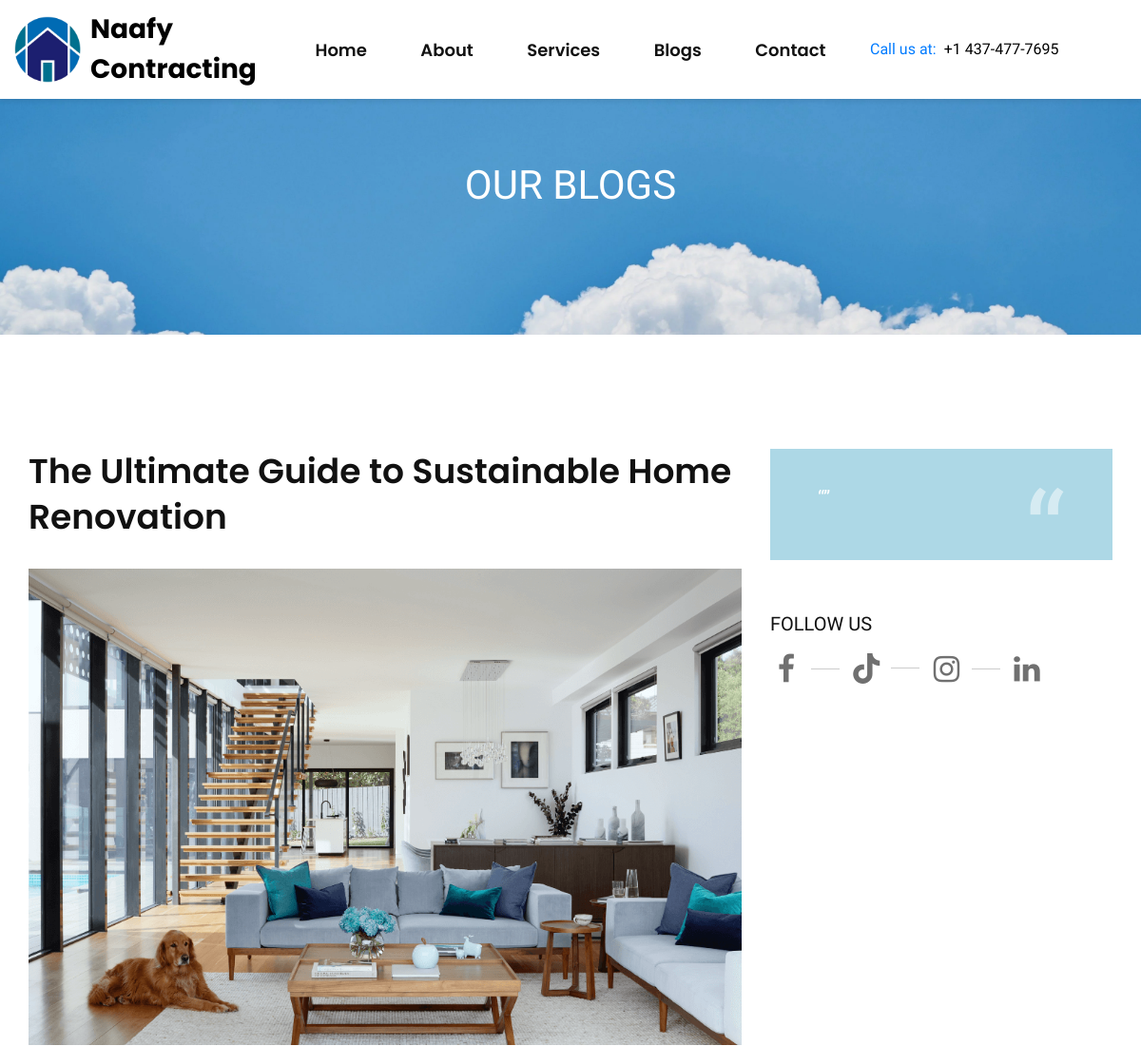
The page /projects/ (upper part) on the database as committed earlier.
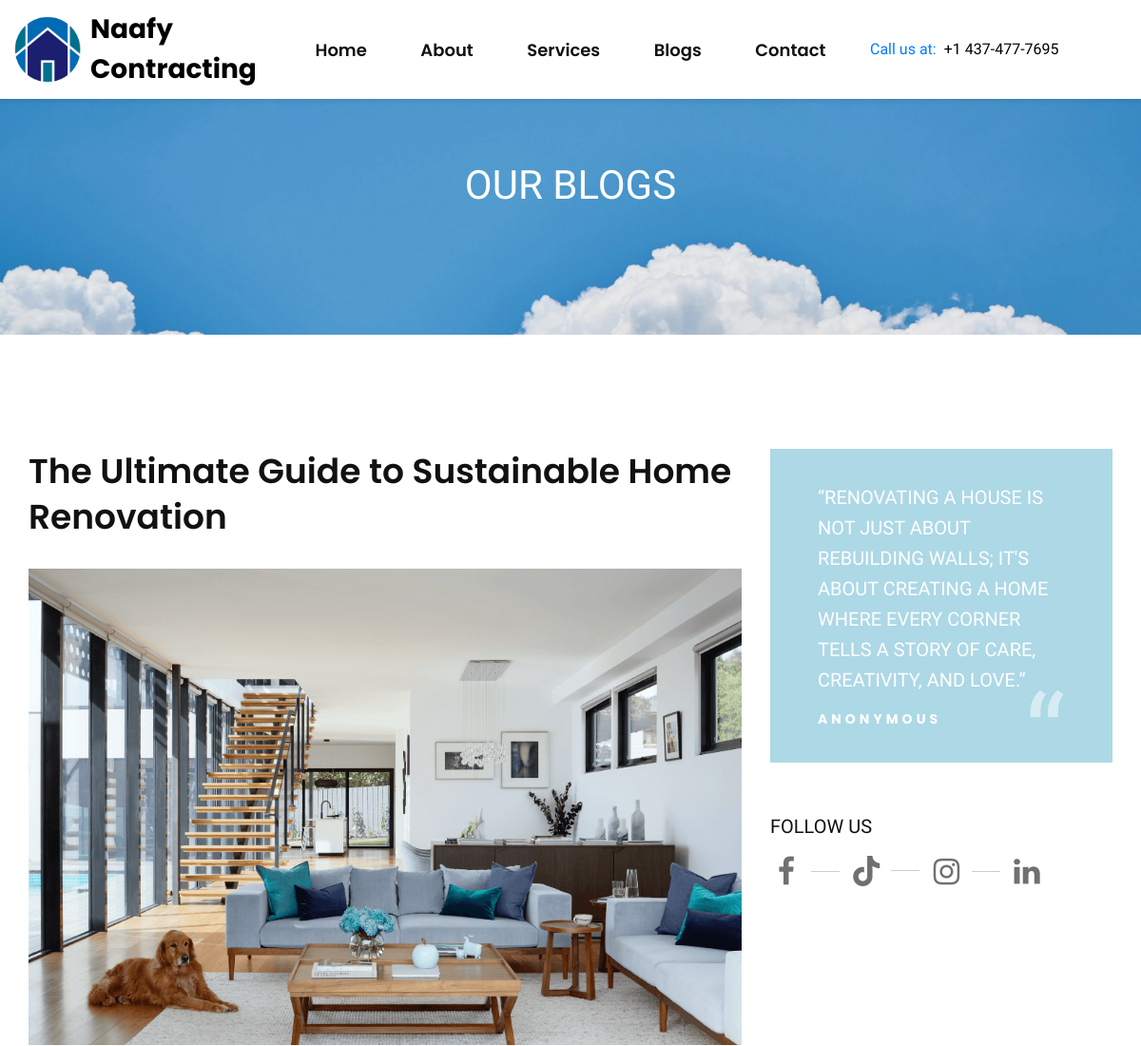
The same page on the database as committed later.
### blog/models.py (models this page shows, shortened)
class Quotation(models.Model):
    quote = models.CharField(max_length=300)
    person_name = models.CharField(max_length=300)
    created_at = models.DateTimeField(auto_now_add=True)
    updated_at = models.DateTimeField(auto_now=True)

### blog/views.py (the view)
# urls.py: path("", views.blog_list, name="blog-list"),
def blog_list(request):
    blogs = Blog.objects.all().order_by("-id")
    quote = Quotation.objects.all().first()
    paginator = Paginator(blogs, 1)
    page_number = request.GET.get("page")
    page_obj = paginator.get_page(page_number)
    context = {
        "page_obj" : page_obj,
        "quote" : quote,
    }
    return render(request, "blog/blog.html", context)

### home/context_processors.py (called while the page is built)
def default(request):
    contact_details = ContactDetails.objects.first()
    return {
        "contact_details" : contact_details,
    }

### templates/blog/blog.html (shortened to what this page needs)
{% extends "partials/core.html" %}
{% load static %}
{% block content %}
    <div class="breadcrumb-option spad set-bg" data-setbg="{% static 'img/clouds.jpg' %}">
        <div class="container">
            <div class="row">
                <div class="col-lg-12 text-center">
                    <div class="breadcrumb__text">
                        <h2>Our Blogs</h2>
                    </div>
                </div>
            </div>
        </div>
    </div>
    <section class="blog spad">
        <div class="container">
            <div class="row">
                <div class="col-lg-8">
                    <div class="blog__item__list">
                        {% if not page_obj %}
                            <h2>There are no Blogs at the moment!</h2>
                        {% else %}
                            {% for b in page_obj %}
                                <div class="blog__item">
                                    <h2>{{b.title}}</h2>
                                    <div class="hover-effect">
                                        <a href="{% url 'blog:blog-details' b.slug %}"><img src="{{b.image.url}}" alt=""></a>
                                    </div>
                                </div>
                            {% endfor %}
                        {% endif %}
                    </div>
                </div>
                <div class="col-lg-4">
                    <div class="blog__sidebar">
                        <div class="blog__item__quote">
                            <p>“{{quote.quote}}”</p>
                            <span>{{quote.person_name}}</span>
                        </div>
                        <div class="blog__sidebar__social">
                            <h5>Follow Us</h5>
                            <a href="https://www.facebook.com/profile.php?id=61560731714423" target="_blank"><i class="fa fa-facebook" style="font-size:2rem;"></i></a>
                            <a href="https://www.tiktok.com/@burly.contracting"target="_blank"><i class="fa-brands fa-tiktok" style="font-size:2rem;"></i></a>
                            <a href="https://www.instagram.com/burly.contracting/?utm_source=ig_web_button_share_sheet"target="_blank"><i style="font-size:2rem;" class="fa fa-instagram"></i></a>
                            <a href="#"target="_blank"><i style="font-size:2rem;" class="fa fa-linkedin"></i></a>
                        </div>
                    </div>
                </div>
            </div>
        </div>
    </section>
    {% endblock content %}

Rows that differ between the two databases and show on the page:
added Quotation: quote "RENOVATING A HOUSE IS NOT JUST ABOUT REBUILDING WALLS; IT'S ABOUT CREATING A HOME WHERE EVERY CORNER TELLS A STORY OF CARE, CREATIVITY, AND LOVE.", person_name "ANONYMOUS"
